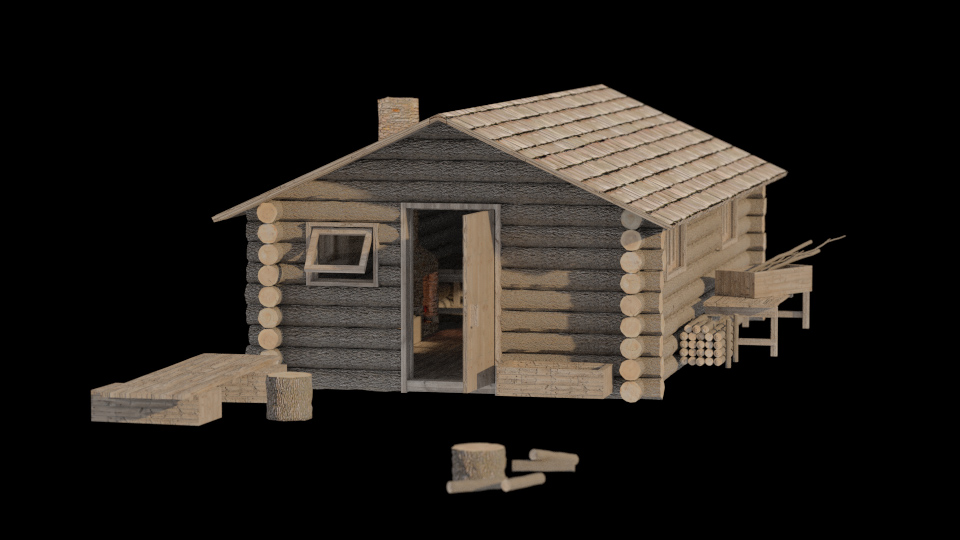
#> input picture models/Log cabin with Fireplace/cabin.jpg, 960 x 540 px
$ python -i pack_models.py   (imports and definitions only)
#> lines starting #> are read from the running program, lines starting #| are printed output that depends on the picture
#!/usr/bin/env python3
"""Pack Poly Haven .blend models from models/ into game-ready assets:
OBJ meshes (world-normalized scale, y-up) + 512px RGBA albedo PNGs.

Output: app-winterforest/src/main/assets/models/<model_id>/{mesh.obj,diff.png}
"""
import os
import sys
import glob

sys.path.insert(0, os.path.dirname(os.path.abspath(__file__)))
from blend2obj import parse_file, parse_mesh, write_obj, field_offsets, block_type
from PIL import Image

ROOT = os.path.dirname(os.path.dirname(os.path.abspath(__file__)))
OUT = os.path.join(ROOT, "app-winterforest/src/main/assets/models")

# model_id -> (blend folder, target height/size in meters, texture sources)
PACKS = {
    "rock_09":        ("rock_09_1k.blend", 1.35, [("rock_09_diff_1k.jpg", None)]),
    "rock_moss_a":    ("rock_moss_set_01_1k.blend", 1.15, [("rock_moss_set_01_diff_1k.jpg", None)]),
    "rock_moss_b":    ("rock_moss_set_01_1k.blend", 1.45, [("rock_moss_set_01_diff_1k.jpg", None)]),
    "fire_pit":       ("stone_fire_pit_1k.blend", 2.2, [("stone_fire_pit_diff_1k.jpg", None)]),
    "wooden_axe":     ("wooden_axe_02_1k.blend", 1.05, [("wooden_axe_02_diff_1k.jpg", None)]),
    "dry_branches_a": ("dry_branches_medium_01_1k.blend", 1.10, [("dry_branches_medium_01_diff_1k.jpg", None)]),
    "dry_branches_b": ("dry_branches_medium_01_1k.blend", 1.45, [("dry_branches_medium_01_diff_1k.jpg", None)]),
    "calathea":       ("calathea_orbifolia_01_1k.blend", 0.95, [("calathea_orbifolia_01_diff_1k.jpg", "calathea_orbifolia_01_alpha_1k.png")]),
    "tree_bark":      ("island_tree_01_1k.blend", 7.2, [("island_tree_01_diff_1k.jpg", None)]),
    "tree_leaves":    ("island_tree_01_1k.blend", 7.2, [("island_tree_01_leaves_diff_1k.png", "island_tree_01_leaves_alpha_1k.png")]),
}

# which object (OB name) supplies each mesh; rock_moss uses two rocks from the set
OBJECT_PICK = {
    "rock_09": "rock_09_LOD3",
    "rock_moss_a": "rock_moss_set_01_rock03",
    "rock_moss_b": "rock_moss_set_01_rock02",
    "fire_pit": "stone_fire_pit",
    "wooden_axe": "wooden_axe_02",
    "dry_branches_a": "dry_branches_medium_01_a",
    "dry_branches_b": "dry_branches_medium_01_c",
    "calathea": "calathea_orbifolia_01_d",
    "tree_bark": "island_tree_01_geometry_nodes",
    "tree_leaves": "island_tree_01_geometry_nodes",
}


# [58 lines left out: functions load_mesh, normalize, split_tree, not called in this run]


def convert_texture(src_path, out_path, alpha_path=None, size=512):
#> called with out_path = 'out.png', size = 512
    im = Image.open(src_path).convert("RGB").resize((size, size), Image.LANCZOS)
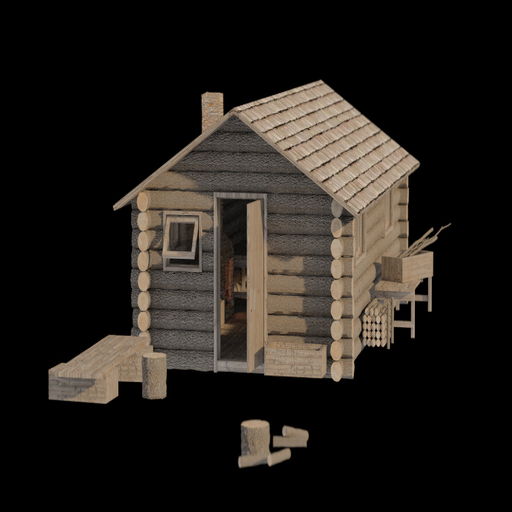
#> im: PIL image 512x512 RGB; mean R, G, B 35.3, 31, 26.5
    if alpha_path:
        alpha = Image.open(alpha_path).convert("L").resize((size, size), Image.LANCZOS)
        im = im.convert("RGBA")
        im.putalpha(alpha)
    im.save(out_path)


# [38 lines left out: function main, not called in this run]


# [2 lines not run here, left out]

>>> result = convert_texture('../models/Log cabin with Fireplace/cabin.jpg', 'out.png')
